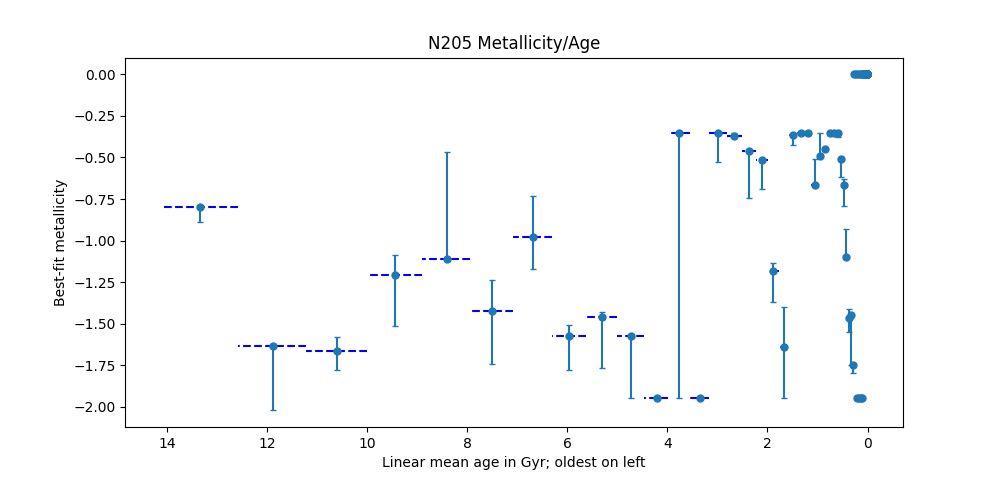

Reproduce this figure in Python.
import matplotlib.pyplot as plt
import numpy as np

data = np.loadtxt("16730_N205-4163ne-2497_gst.zc", skiprows = 7)

mean_age = (data[:,0] + data[:,1])/2
age_endpt = data[:,0]
age_startpt = data[:,1]

linear_age_endpt = 10**age_endpt
LAE_gyr = linear_age_endpt / 1e9

linear_age_startpt = 10**age_startpt
LAS_gyr = linear_age_startpt / 1e9

linear_mean_age = 10**mean_age
LMA_gyr = linear_mean_age / (1e9)

metallicity = data[:,6]

errpos_met = np.maximum(0, data[:,7])
errpos_met[errpos_met < 0] = 0
errneg_met = np.maximum(0, data[:,8])
errneg_met[errneg_met < 0] = 0

verterr = np.array([errneg_met, errpos_met])

plt.hlines(metallicity, np.minimum(LAS_gyr, LAE_gyr),
           np.maximum(LAS_gyr, LAE_gyr),
           colors = 'blue', linestyle = '--')

plt.gca().invert_xaxis()


plt.errorbar(LMA_gyr, metallicity, yerr = verterr, fmt='o',
             markersize = 5, capsize = 2)

plt.xlabel("Linear mean age in Gyr; oldest on left")
plt.ylabel("Best-fit metallicity")
plt.title("N205 Metallicity/Age")

plt.show()
